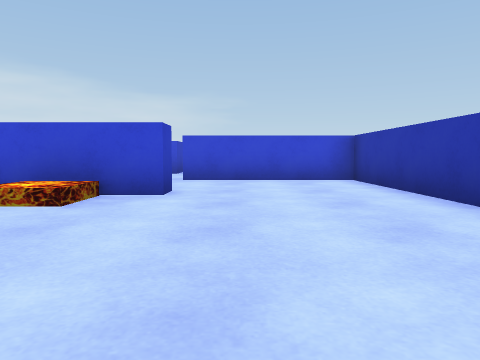
View 1 (above)

24 first-person views from a walk through a 3-D level made in the Unity game engine. The camera is 0.27 m above the floor, tilts 4° down and sees 70° across. The floor is counted in squares, 0.5 m on a side. Each view is taken from the middle of a square. On the plan, view 1 faces up. The plan holds only what a view shows up to about 9 squares ahead; the rest is blank. The player character is not drawn.

View 2
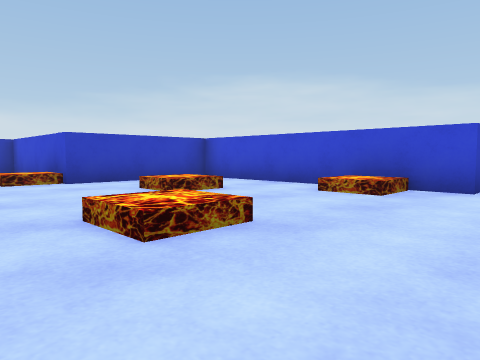

View 3
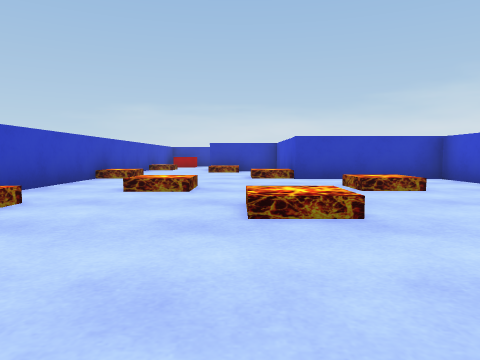

View 4
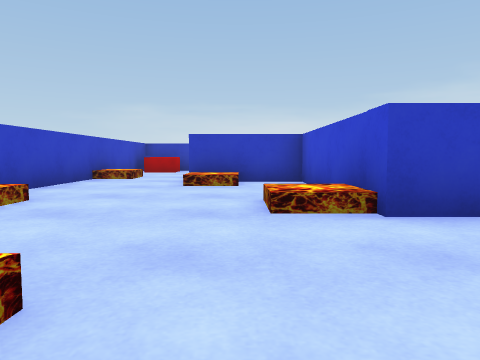

View 5
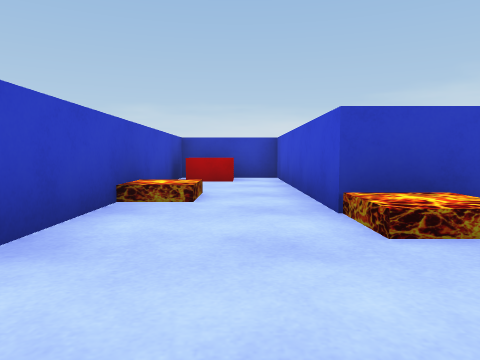

View 6
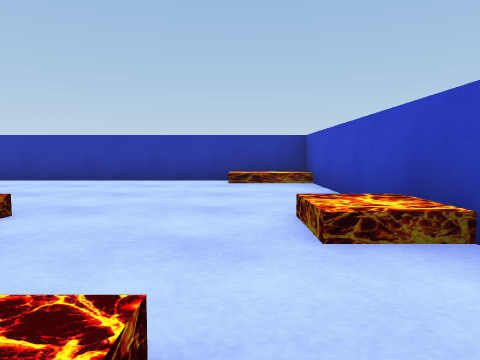

View 7
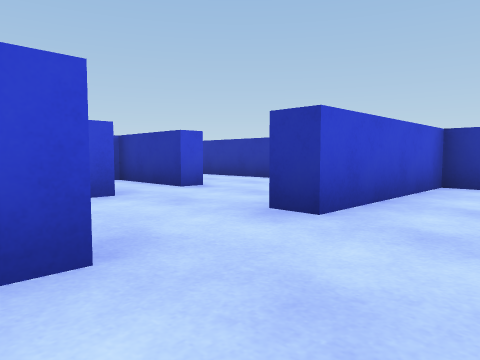

View 8
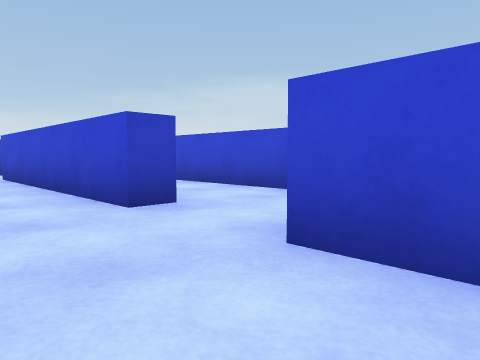

View 9
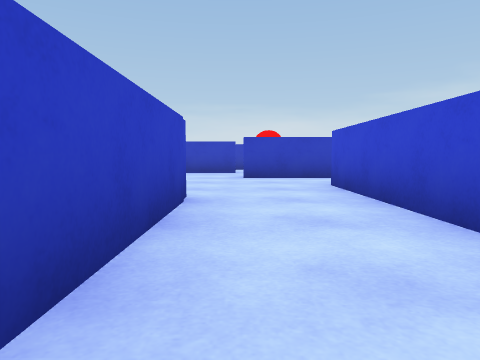

View 10
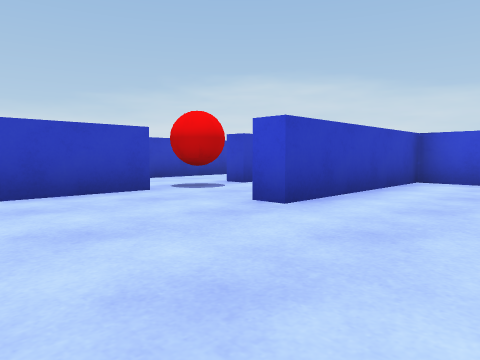

View 11
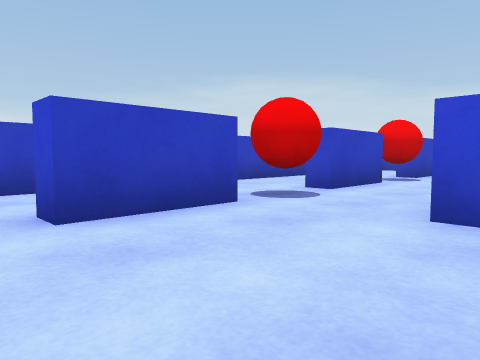

View 12
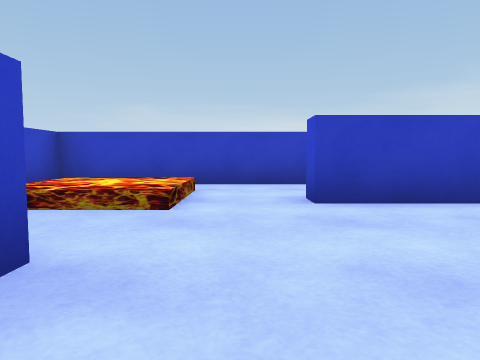

View 13
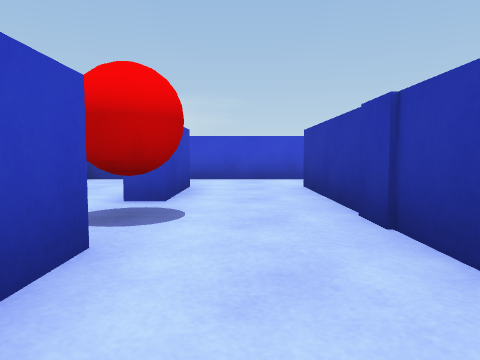

View 14
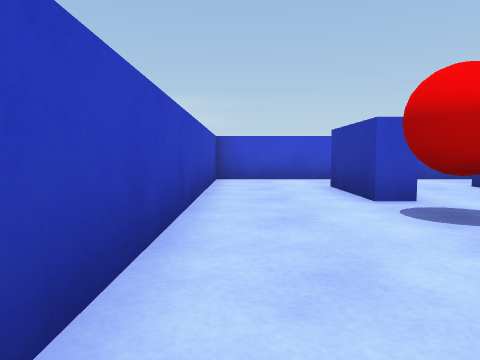

View 15
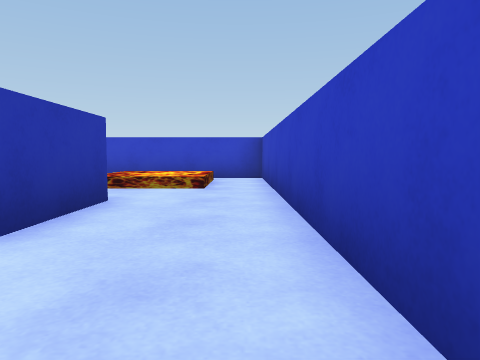

View 16
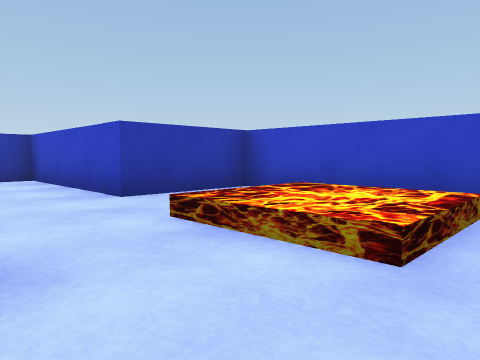

View 17
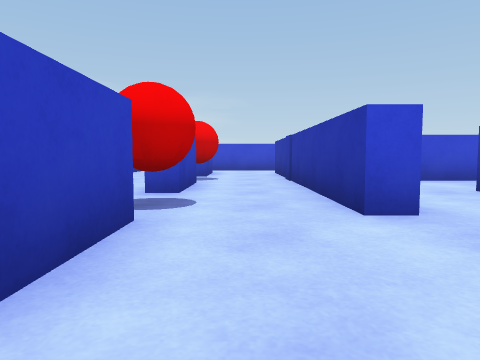

View 18
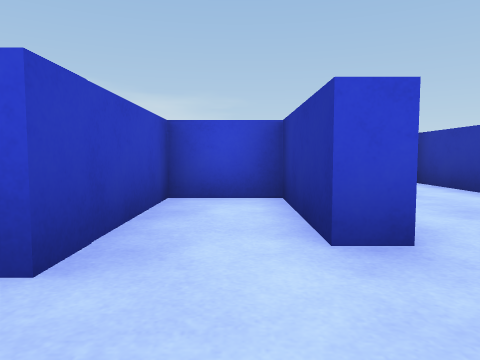

View 19
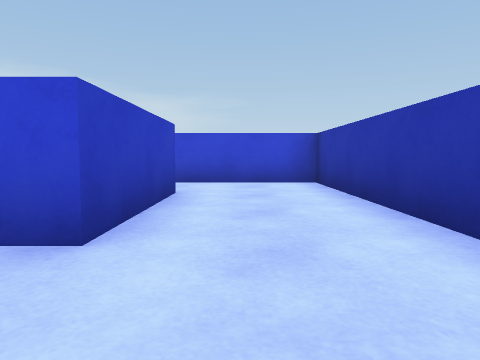

View 20
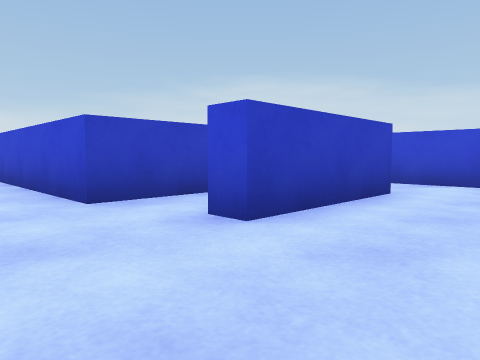

View 21
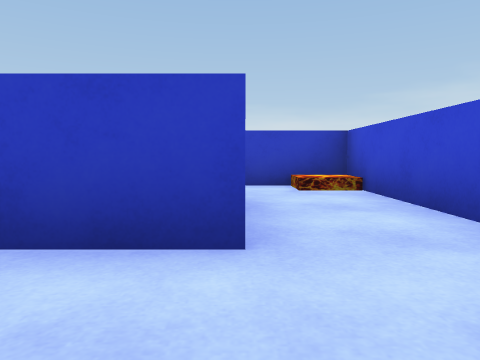

View 22
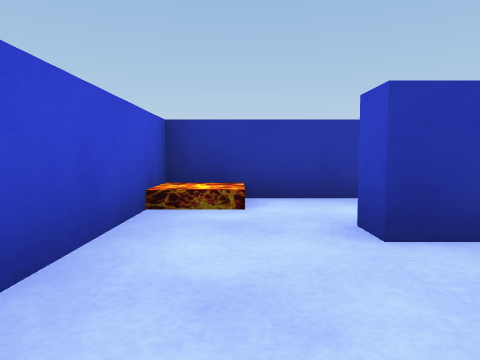

View 23
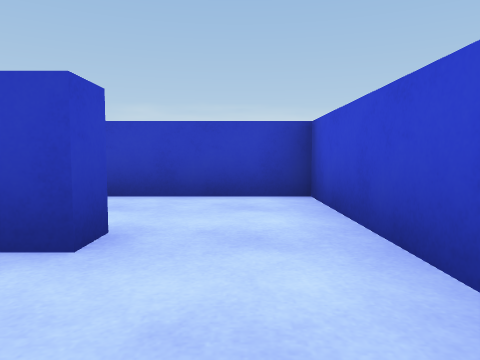

View 24
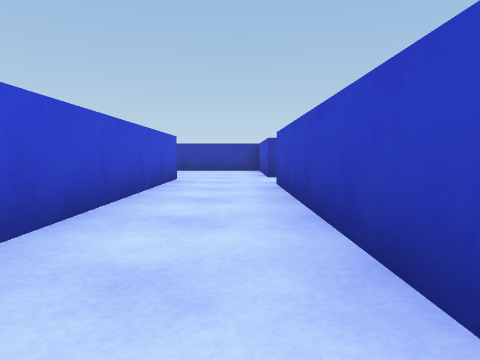

### Floor plan
Points are (right, up) in squares from view 1. A wall is a line through its corners. A room is listed if a view was taken in it or the views show most of it. See-through windows are left out.
Room 1 (views 1, 2, 3, 4, 5, 6, 8)
walls: (-1.1, 5.4) (-1.1, 4.7) (-7, 4.7) (-7, 1.3) (-11.2, 1.3) (-11.2, -1.1) (-16.5, -1.1) (-16.5, -3.4) (2.6, -3.4) (2.6, 7.7) (-1.3, 7.7)
ways out: opening at (-1.5, 6.5) to room 2
objects: cube (-16, -3); other object (-13, -3); other object (-8, -3); other object (-5, -1); other object (-5, 3); other object (-3, -3); other object (-3, 4); other object (-2, 1)
Room 2 (views 7, 9, 10, 11, 12, 13, 14, 15, 16, 17, 22, 23)
walls: (-13.9, 5.9) (-13.9, 3.9) (-14.4, 3.9) (-14.4, 5.8); (-11.2, 7.6) (-11.2, 6.1) (-11.9, 6.1) (-11.9, 14.1) (-11.2, 14.1); (-13.9, 10) (-13.9, 8) (-14.5, 8); (-13.9, 12.1) (-14.4, 12.1) (-14.4, 14.1) (-13.9, 14.1) (-13.9, 12.1); (-7.6, 5.3) (-3.9, 5.3); (-9.6, 13.4) (-9.6, 16) (-16.5, 16) (-16.5, -0.5) (-11.9, -0.5) (-11.9, 1.9) (-7.5, 1.9); (-3.3, 7.7) (-9.4, 7.7)
ways out: opening at (-1.5, 6.5) to room 1; opening at (-10, 8) to room 3; opening at (-2.5, 8) to room 3
objects: ball (-14, 7); ball (-14, 11)
Room 3 (views 18, 19, 20, 21, 24)
walls: (-1.3, 7.7) (-1.3, 8.4); (0.1, 14.1) (0.1, 11) (-0.4, 11) (-0.4, 13.4) (-1.9, 13.4) (-1.9, 10.5) (-11.2, 10.5) (-11.2, 7.6); (2.6, 11.1) (2.6, 16) (-4.2, 16) (-4.2, 14); (-9.1, 8.3) (-3.3, 8.3) (-3.3, 7.7)
ways out: opening at (-10, 8) to room 2; opening at (-2.5, 8) to room 2; opening at (-3, 14)

Where each view was taken, in squares from view 1:
view 1: 0 up, 0 right, facing up
view 2: 1 down, 0 right, facing up-left
view 3: 0 up, 1 right, facing left
view 4: 0 up, 4 left, facing left
view 5: 2 down, 8 left, facing left
view 6: 2 down, 5 left, facing right
view 7: 6 up, 4 left, facing up-right
view 8: 6 up, 0 right, facing up-left
view 9: 6 up, 3 left, facing left
view 10: 3 up, 9 left, facing up-left
view 11: 3 up, 11 left, facing up-left
view 12: 3 up, 10 left, facing left
view 13: 8 up, 13 left, facing up
view 14: 8 up, 16 left, facing up
view 15: 8 up, 16 left, facing down
view 16: 4 up, 16 left, facing down-right
view 17: 3 up, 13 left, facing up
view 18: 9 up, 1 left, facing up
view 19: 9 up, 1 right, facing up
view 20: 9 up, 2 right, facing up-left
view 21: 14 up, 2 right, facing left
view 22: 15 up, 14 left, facing right
view 23: 15 up, 12 left, facing left
view 24: 9 up, 10 left, facing right
